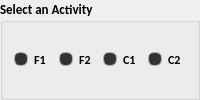
             <widget class="QGroupBox" name="groupBox_6">
              <property name="font">
               <font>
                <family>Calibri</family>
                <pointsize>10</pointsize>
                <weight>75</weight>
                <bold>true</bold>
               </font>
              </property>
              <property name="title">
               <string>Select an Activity</string>
              </property>
              <layout class="QVBoxLayout" name="verticalLayout_4">
               <item>
                <layout class="QHBoxLayout" name="horizontalLayout_34">
                 <item>
                  <widget class="QRadioButton" name="radioButton_graphF1">
                   <property name="minimumSize">
                    <size>
                     <width>30</width>
                     <height>25</height>
                    </size>
                   </property>
                   <property name="font">
                    <font>
                     <family>Calibri</family>
                     <pointsize>9</pointsize>
                     <weight>75</weight>
                     <italic>false</italic>
                     <bold>true</bold>
                    </font>
                   </property>
                   <property name="contextMenuPolicy">
                    <enum>Qt::DefaultContextMenu</enum>
                   </property>
                   <property name="styleSheet">
                    <string notr="true">QRadioButton::indicator:checked, QRadioButton::indicator:unchecked{
    color: #b1b1b1;
    background-color: #323232;
    border: 1px solid #b1b1b1;
    border-radius: 6px;
}

QRadioButton::indicator:checked
{
    background-color: qradialgradient(
        cx: 0.5, cy: 0.5,
        fx: 0.5, fy: 0.5,
        radius: 1.0,
        stop: 0.25 #ffaa00,
        stop: 0.3 #323232
    );
}

QRadioButton::indicator
{
    border-radius: 6px;
}

QRadioButton::indicator:hover, QCheckBox::indicator:hover
{
    border: 1px solid #ffaa00;
}</string>
                   </property>
                   <property name="text">
                    <string>F1</string>
                   </property>
                   <property name="autoRepeat">
                    <bool>false</bool>
                   </property>
                   <property name="autoExclusive">
                    <bool>true</bool>
                   </property>
                  </widget>
                 </item>
                 <item>
                  <widget class="QRadioButton" name="radioButton_graphF2">
                   <property name="minimumSize">
                    <size>
                     <width>30</width>
                     <height>25</height>
                    </size>
                   </property>
                   <property name="font">
                    <font>
                     <family>Calibri</family>
                     <pointsize>9</pointsize>
                     <weight>75</weight>
                     <italic>false</italic>
                     <bold>true</bold>
                    </font>
                   </property>
                   <property name="contextMenuPolicy">
                    <enum>Qt::DefaultContextMenu</enum>
                   </property>
                   <property name="styleSheet">
                    <string notr="true">QRadioButton::indicator:checked, QRadioButton::indicator:unchecked{
    color: #b1b1b1;
    background-color: #323232;
    border: 1px solid #b1b1b1;
    border-radius: 6px;
}

QRadioButton::indicator:checked
{
    background-color: qradialgradient(
        cx: 0.5, cy: 0.5,
        fx: 0.5, fy: 0.5,
        radius: 1.0,
        stop: 0.25 #ffaa00,
        stop: 0.3 #323232
    );
}

QRadioButton::indicator
{
    border-radius: 6px;
}

QRadioButton::indicator:hover, QCheckBox::indicator:hover
{
    border: 1px solid #ffaa00;
}</string>
                   </property>
                   <property name="text">
                    <string>F2</string>
                   </property>
                   <property name="autoRepeat">
                    <bool>false</bool>
                   </property>
                   <property name="autoExclusive">
                    <bool>true</bool>
                   </property>
                  </widget>
                 </item>
                 <item>
                  <widget class="QRadioButton" name="radioButton_graphC1">
                   <property name="minimumSize">
                    <size>
                     <width>30</width>
                     <height>25</height>
                    </size>
                   </property>
                   <property name="font">
                    <font>
                     <family>Calibri</family>
                     <pointsize>9</pointsize>
                     <weight>75</weight>
                     <italic>false</italic>
                     <bold>true</bold>
                    </font>
                   </property>
                   <property name="contextMenuPolicy">
                    <enum>Qt::DefaultContextMenu</enum>
                   </property>
                   <property name="styleSheet">
                    <string notr="true">QRadioButton::indicator:checked, QRadioButton::indicator:unchecked{
    color: #b1b1b1;
    background-color: #323232;
    border: 1px solid #b1b1b1;
    border-radius: 6px;
}

QRadioButton::indicator:checked
{
    background-color: qradialgradient(
        cx: 0.5, cy: 0.5,
        fx: 0.5, fy: 0.5,
        radius: 1.0,
        stop: 0.25 #ffaa00,
        stop: 0.3 #323232
    );
}

QRadioButton::indicator
{
    border-radius: 6px;
}

QRadioButton::indicator:hover, QCheckBox::indicator:hover
{
    border: 1px solid #ffaa00;
}</string>
                   </property>
                   <property name="text">
                    <string>C1</string>
                   </property>
                   <property name="autoRepeat">
                    <bool>false</bool>
                   </property>
                   <property name="autoExclusive">
                    <bool>true</bool>
                   </property>
                  </widget>
                 </item>
                 <item>
                  <widget class="QRadioButton" name="radioButton_graphC2">
                   <property name="minimumSize">
                    <size>
                     <width>30</width>
                     <height>25</height>
                    </size>
                   </property>
                   <property name="font">
                    <font>
                     <family>Calibri</family>
                     <pointsize>9</pointsize>
                     <weight>75</weight>
                     <italic>false</italic>
                     <bold>true</bold>
                    </font>
                   </property>
                   <property name="contextMenuPolicy">
                    <enum>Qt::DefaultContextMenu</enum>
                   </property>
                   <property name="styleSheet">
                    <string notr="true">QRadioButton::indicator:checked, QRadioButton::indicator:unchecked{
    color: #b1b1b1;
    background-color: #323232;
    border: 1px solid #b1b1b1;
    border-radius: 6px;
}

QRadioButton::indicator:checked
{
    background-color: qradialgradient(
        cx: 0.5, cy: 0.5,
        fx: 0.5, fy: 0.5,
        radius: 1.0,
        stop: 0.25 #ffaa00,
        stop: 0.3 #323232
    );
}

QRadioButton::indicator
{
    border-radius: 6px;
}

QRadioButton::indicator:hover, QCheckBox::indicator:hover
{
    border: 1px solid #ffaa00;
}</string>
                   </property>
                   <property name="text">
                    <string>C2</string>
                   </property>
                   <property name="autoRepeat">
                    <bool>false</bool>
                   </property>
                   <property name="autoExclusive">
                    <bool>true</bool>
                   </property>
                  </widget>
                 </item>
                </layout>
               </item>
              </layout>
             </widget>
